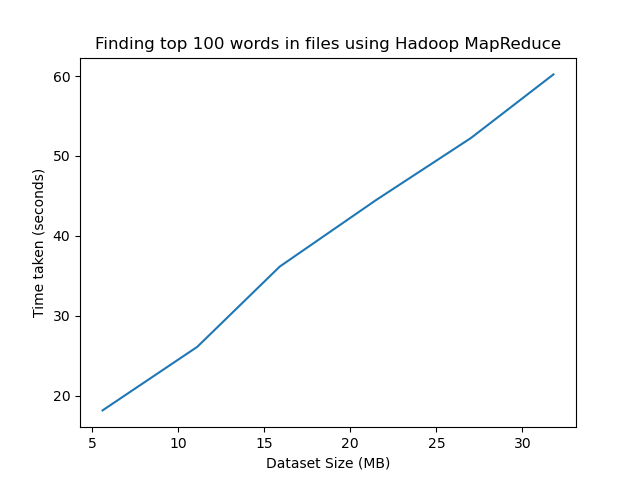

Generate this figure with Python:
import matplotlib as mpl
import matplotlib.pyplot as plt
import numpy as np

fig, ax = plt.subplots()
ax.plot([5.6, 11.1, 15.9, 21.5, 27.0, 31.8], [18.15, 26.1, 36.16, 44.49, 52.24, 60.21])
ax.set_xlabel("Dataset Size (MB)")
ax.set_ylabel("Time taken (seconds)")
ax.set_title("Finding top 100 words in files using Hadoop MapReduce")
fig.savefig("plot.png")